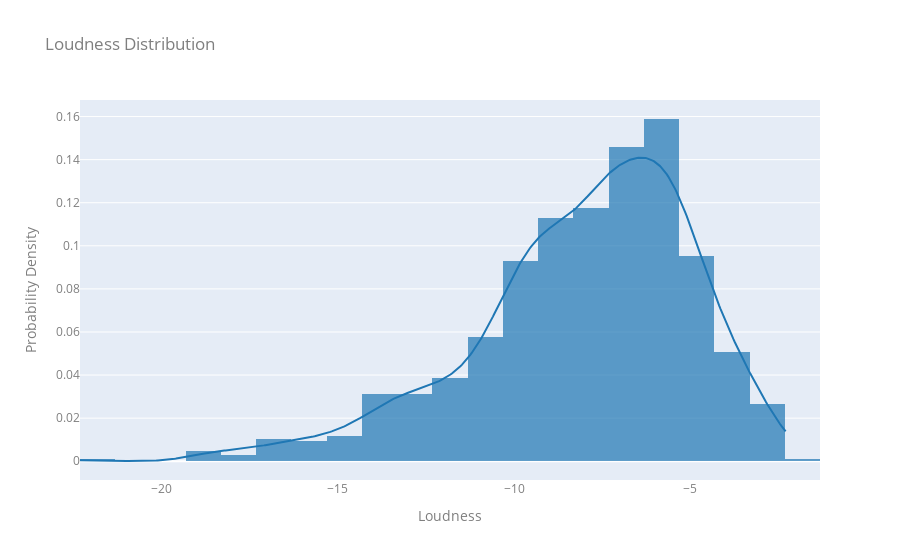

Write notebook code for a chart like this one.
### Code cell
plot_feature_dist('loudness', bin_size=1)

### Figure 1 — Plotly figure (JSON) as saved in the notebook; plotly's stock layout.template omitted (floating-point values rounded to 4 significant figures; data arrays with more than 128 entries replaced by an {"elided": "..."} marker saying what was removed)
{"data": [{"autobinx": false, "histnorm": "probability density", "legendgroup": "loudness", "marker": {"color": "rgb(31, 119, 180)"}, "name": "loudness", "opacity": 0.7, "type": "histogram", "x": {"elided": "1089 float values"}, "xaxis": "x", "xbins": {"end": -2.255, "size": 1, "start": -22.32}, "yaxis": "y"}, {"legendgroup": "loudness", "marker": {"color": "rgb(31, 119, 180)"}, "mode": "lines", "name": "loudness", "showlegend": false, "type": "scatter", "x": {"elided": "500 float values"}, "xaxis": "x", "y": {"elided": "500 float values"}, "yaxis": "y"}], "layout": {"barmode": "overlay", "font": {"color": "#7f7f7f", "size": 12}, "hovermode": "closest", "legend": {"traceorder": "reversed"}, "showlegend": false, "title": {"text": "Loudness Distribution"}, "xaxis": {"anchor": "y2", "domain": [0, 1], "title": {"text": "Loudness"}, "zeroline": false}, "yaxis": {"anchor": "free", "domain": [0, 1], "position": 0, "title": {"text": "Probability Density"}}}}
